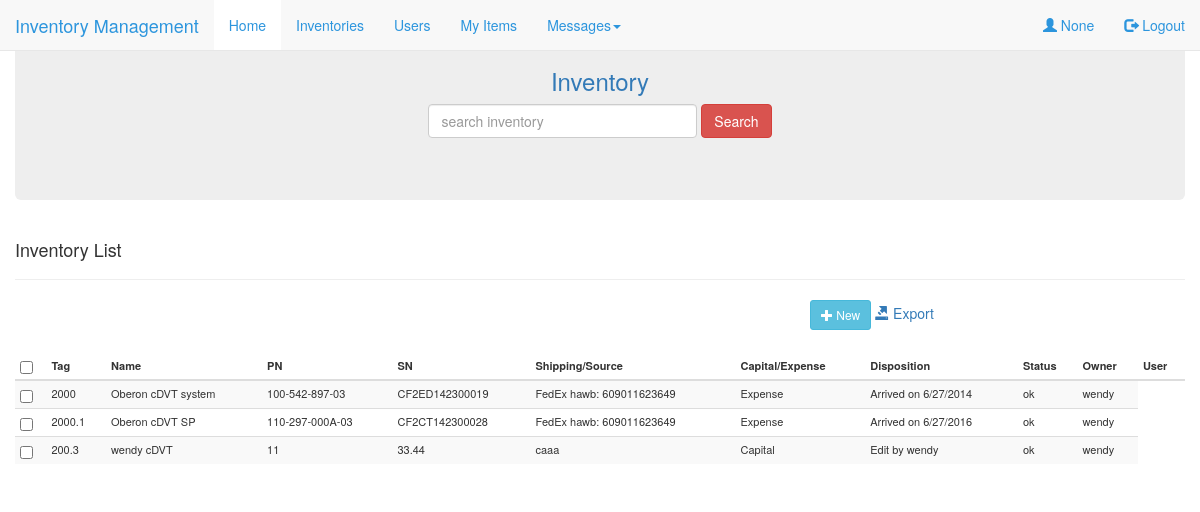
Page /home on the earlier database version.
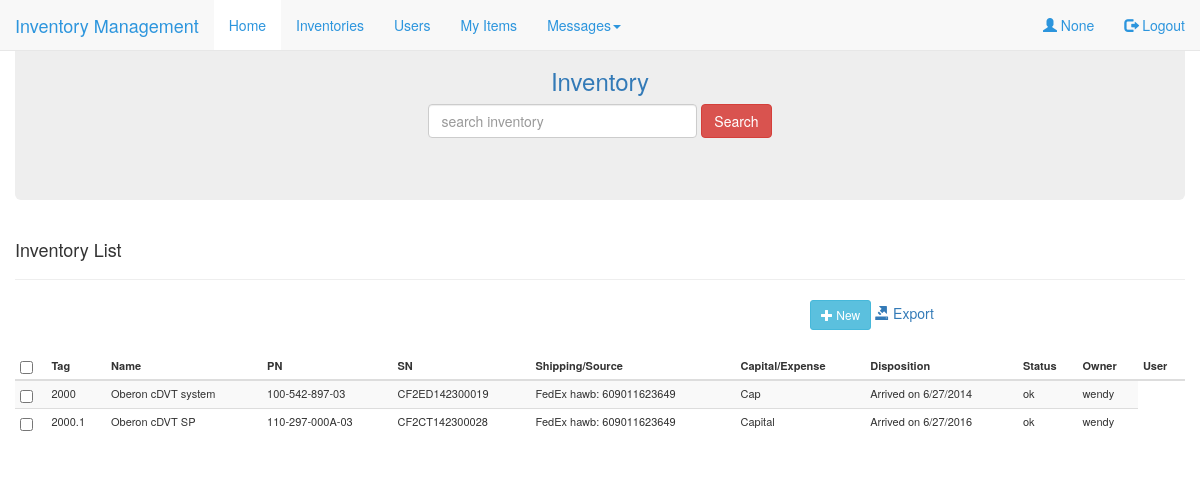
Same page on the later database version.
### IM/model/Inventory.py (models this page shows, shortened)
class Inventory(db.Model):
    __searchable__ = ['tag', 'name']
    id = db.Column(db.Integer, primary_key = True, autoincrement=True)
    tag = db.Column(db.String(64), index=True)
    name = db.Column(db.String(64), index=True)
    PN = db.Column(db.String(64), index=True)
    SN = db.Column(db.String(64), unique=True, index=True)
    shipping = db.Column(db.String(64))
    capital = db.Column(db.String(64))
    disposition = db.Column(db.String(128))
    status = db.Column(db.String(64), index=True)
    owner = db.Column(db.String(64), db.ForeignKey('user.username'))
    user = db.relationship('User')

### IM/router/app_route.py (the view)
@app.route('/home', methods=['GET'])
def home():
    return render_template('inventory.html',
                            name = session.get('username'),
                            invs = InvDao.get_all_invs(),
                            title = "Hello",
                            task = "inventory")

### IM/dao/InvDao.py (called while the page is built)
    @staticmethod
    def get_all_invs():
        return Inventory.query.all()

### IM/templates/inventory.html (shortened to what this page needs)
{% extends "index.html" %}
{% block showcontent %}
<div class="container-fluid mainbody">
	<div class="jumbotron text-center">
		<h3><a href="{{url_for('inventory')}}">Inventory </a></h3>
		<form class="form-inline" action="{{ url_for('search_inventory') }}" method="post">
				<input type="text" class="form-control" size="30" placeholder="search inventory" name="search-string" id="search-inventory"></input>
				<button type="submit" class="btn btn-danger" id="search-inventory-btn">Search</button>
		</form>
	</div>
	<div id="inventory-list">
		<div class="page-header">
    			<h4>Inventory List</h4>
 		</div>
 		<div class="container-fluid">
				<div class="row">
					<div class="col-sm-8">
					</div>
					<div class="col-sm-4">
						<button type="button" class="btn btn-info btn-sm new-btn">
							<span class="glyphicon glyphicon-plus"></span> New
						</button>
						<a href="/static/export_file/export.xls" download="export" id="export-excel">
		        			<span class="glyphicon glyphicon-export"></span> Export
						</a>
					</div>
				</div>
			</div>
			<table class="table table-condensed table-striped inventory-table">
				<thead>
					<tr>
						<th><input type="checkbox" id="check-head"/></th>
						<th>Tag</th>
						<th>Name</th>
						<th>PN</th>
			        	<th>SN</th>
			        	<th>Shipping/Source</th>
			        	<th>Capital/Expense</th>
			        	<th>Disposition</th>
			        	<th>Status</th>
			        	<th>Owner</th>
			        	<th>User</th>
					</tr>
				</thead>
				<tbody>
				{% for inv in invs %}
					<tr>
						<td><input type="checkbox" class="check-item"/></td>
						<td>{{inv.tag}}</td>
						<td>{{inv.name}}</td>
						<td>{{inv.PN}}</td>
						<td>{{inv.SN}}</td>
						<td>{{inv.shipping}}</td>
						<td>{{inv.capital}}</td>
						<td>{{inv.disposition}}</td>
						<td>{{inv.status}}</td>
						<td>{{inv.owner}}</td>
					</tr>
				{% endfor %}
				</tbody>
			</table>
	</div>
</div>
</div>
{% endblock %}

### IM/templates/index.html (shortened to what this page needs)
{% extends "base.html" %}
{% block content %}
<nav class="navbar navbar-default navbar-fixed-top">
  <div class="container-fluid">
    <div class="navbar-header">
      <a class="navbar-brand" href="#">Inventory Management</a>
    </div>
    <ul class="nav navbar-nav">
      <li class="active"><a href="{{url_for('home')}}">Home</a></li>
      <li><a href="{{url_for('inventory')}}">Inventories</a></li>
      <li><a href="#">Users</a></li>
      <li><a href="#">My Items</a></li>
      <li class="dropdown">
      	<a class="dropdown-toggle" data-toggle="dropdown" href="#">Messages<span class="caret"></span>
      	</a>
      </li>
    </ul>
    <ul class="nav navbar-nav navbar-right">
      <li><a href="#"><span class="glyphicon glyphicon-user"></span> {{name}}</a></li>
      <li><a href="/login"><span class="glyphicon glyphicon-log-out"></span> Logout</a></li>
    </ul>
  </div>
</nav>
<div>
	{% if task == 'inventory' %}
		{% block showcontent %}{% endblock %}
	{% endif %}
{% endblock %}

### IM/templates/base.html (shortened to what this page needs)
<html>
	<head id="header" role="banner">
    	<link href="{{url_for('static', filename='css/style.css')}}" rel='stylesheet'>
    	<link href="{{url_for('static', filename='css/login.css')}}" rel='stylesheet'>
		<link rel="stylesheet" href="{{url_for('static', filename='css/bootstrap.min.css')}}">
    	<link rel="stylesheet" href="{{url_for('static', filename='css/jquery-ui.min.css')}}"></script>
	</head>
  	<body>
	    {% block content %}{% endblock %}
	</body>
</html>

### IM/static/css/style.css (style rules this page uses)
.table { font-size: 11px; }
.inventory-table, .inventory-search-table { margin-top: 2em; }
.navbar li a, .navbar .navbar-brand { color: #2c95dd !important; }
.navbar-nav li a:hover, .navbar-nav li.active a { color: #2c95dd !important; background-color: #fff !important; }

Differences in the rows shown:
removed Inventory: tag "200.3", name "wendy cDVT", PN "11", SN "33.44", shipping "caaa", capital "Capital", disposition "Edit by wendy", status "ok", owner "wendy"
changed Inventory "Oberon cDVT system": capital "Expense" → "Cap"
changed Inventory "Oberon cDVT SP": capital "Expense" → "Capital"
